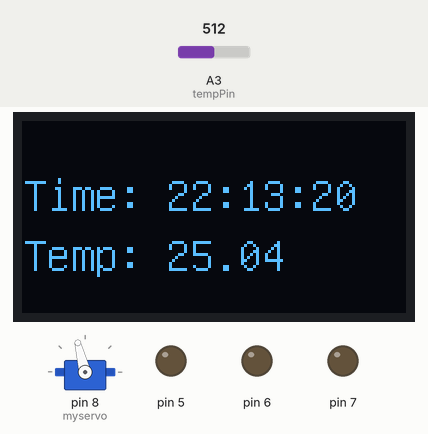
This sketch was run on a simulated Arduino Uno, built with avr-gcc and run on an emulated ATmega328P. On the bench: servo, 128×64 one-colour display, output pins drawn as LEDs (lit = HIGH). Dashed ring = blinking. The inputs (shaded band) are chosen by the test bench; at power-on: A3 (tempPin) = 512. The local clock reads 2024-03-15 10:24:30 at power-on unless the sketch sets it; what the sketch prints to the serial monitor is not drawn.

Above: at 1.2 s.
1.3 s: A3 (tempPin) set to 523
At 2.32 s:
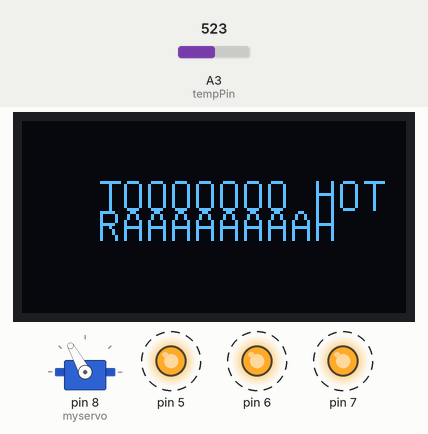
3.6 s: A3 (tempPin) set to 511
At 4.6 s:
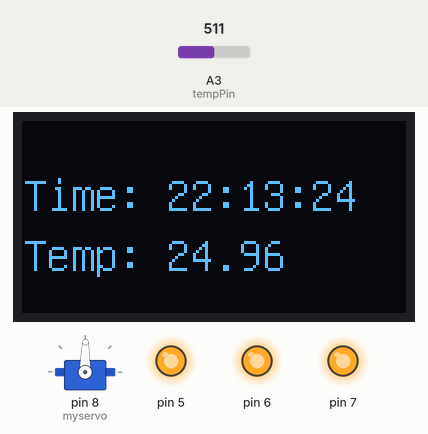
6.6 s: A3 (tempPin) set to 306
At 7.9 s:
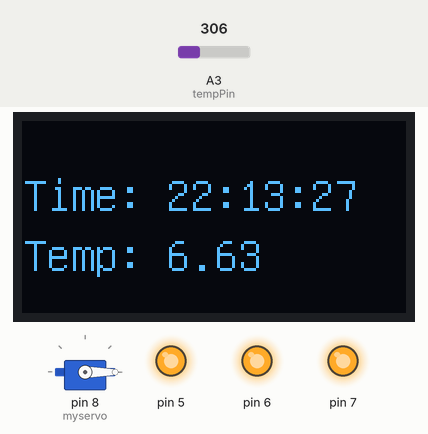
9.6 s: A3 (tempPin) set to 716
At 10.48 s:
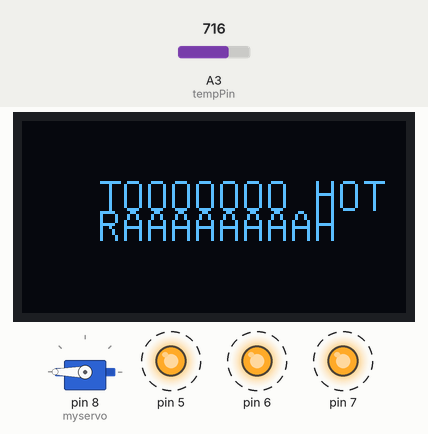
11.7 s: A3 (tempPin) set to 900
At 12.4 s:
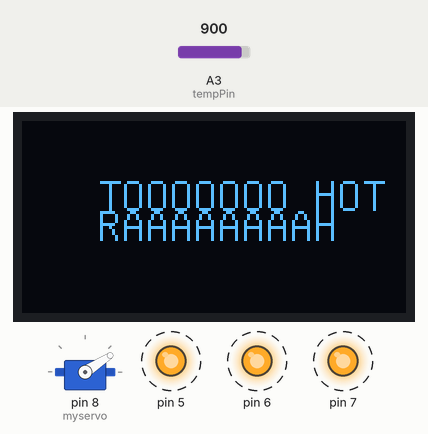
Timing chart, 0 to 15.2 s (numbered marks = the images above; inputs shaded):
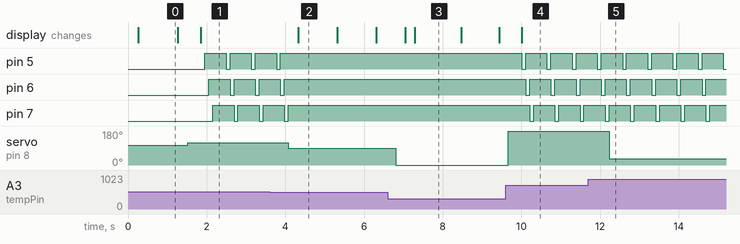

Measured:
- the behaviour switches between 522 and 523 on A3 (tempPin) (found by bisection; images 0 and 1)
- after the input at 1.3 s, pin 5: alternates HIGH for 0.54 s and LOW for 0.10 s, starting after 0.65 s; pin 6: alternates HIGH for 0.54 s and LOW for 0.10 s, starting after 0.75 s; pin 7: alternates HIGH for 0.54 s and LOW for 0.10 s, starting after 0.85 s; servo on pin 8 (myservo): 104° → 119° after 0.22 s; the display: changes after 0.55 s (image 1)
- after the input at 3.6 s, pin 5: goes on until 3.9 s, then stays HIGH; pin 6: goes on until 4.0 s, then stays HIGH; pin 7: goes on until 4.1 s, then stays HIGH; servo on pin 8 (myservo): 119° → 89° after 0.48 s; the display: changes after 0.72 s (image 2)
- after the input at 6.6 s, servo on pin 8 (myservo): 89° → 0° after 0.21 s
- after the input at 9.6 s, pin 5: alternates HIGH for 0.54 s and LOW for 0.10 s, starting after 0.41 s; pin 6: alternates HIGH for 0.54 s and LOW for 0.10 s, starting after 0.51 s; pin 7: alternates HIGH for 0.54 s and LOW for 0.10 s, starting after 0.61 s; servo on pin 8 (myservo): 0° → 180° after 0.07 s; the display: changes after 0.41 s (image 4)
- after the input at 11.7 s, servo on pin 8 (myservo): 180° → 33° after 0.53 s
- what the display in image 0 shows lasts 1.0 s, from 0.3 s to 1.3 s

The sketch:

4funktion_varmt_20241112114311.ino
```cpp
#include <RTClib.h>
#include <Wire.h>
#include "U8glib.h"
#include <Servo.h>

const int tempPin = A3;


RTC_DS3231 rtc;
Servo myservo;
U8GLIB_SSD1306_128X64 u8g(U8G_I2C_OPT_NO_ACK);

void setup() {
  myservo.attach(8);

  Serial.begin(9600);
  Wire.begin();
  rtc.begin();

  u8g.setFont(u8g_font_unifont);
  rtc.adjust(DateTime(F(__DATE__), F(__TIME__)));

  for (int i = 5; i <= 7; i++)
  pinMode(i, OUTPUT);
}

void loop() {
  myservo.write(abithot());
  Serial.println(abithot());
  mightbehot();


}

float getTemp() {
  int Vo;
  float R1 = 10000;  // value of R1 on board
  float logR2;
  float R2;
  float T;
  float c1 = 0.001129148, c2 = 0.000234125, c3 = 0.0000000876741;  // Steinhart-Hart coefficients for thermistor

  Vo = analogRead(tempPin);
  R2 = R1 * (1023.0 / (float)Vo - 1.0);  // calculate resistance on thermistor
  logR2 = log(R2);
  T = (1.0 / (c1 + c2 * logR2 + c3 * logR2 * logR2 * logR2));  // temperature in Kelvin
  T = T - 273.15;                                              // convert Kelvin to Celsius
  return T;
}

String getTime() {
  DateTime now = rtc.now();
  return "Time: " + String(now.hour()) + ":" + String(now.minute()) + ":" + String(now.second());
}

void mightbehot(){

  if (getTemp() > 26) {
    oledWrite(25, 30, "TOOOOOOO HOT INNIT", 25, 40, "RAAAAAAAAH");
    alarm();

  } else {
   oledWrite(0, 30, (getTime()), 0, 50, "Temp: " + String(getTemp()));
  }

}

void alarm(){

  for (int i = 5; i <= 7; i++){
  digitalWrite(i, LOW);
  delay(100);
  digitalWrite(i, HIGH);
  }
}

void oledWrite(int x, int y, String text, int x2, int y2, String text2) {
  u8g.firstPage();
  do {
    u8g.drawStr(x, y, text.c_str());
    u8g.drawStr(x2, y2, text2.c_str());
  } while (u8g.nextPage());
}

int abithot() {
  return (map(getTemp(), 18, 30, 0, 179));
}
```
